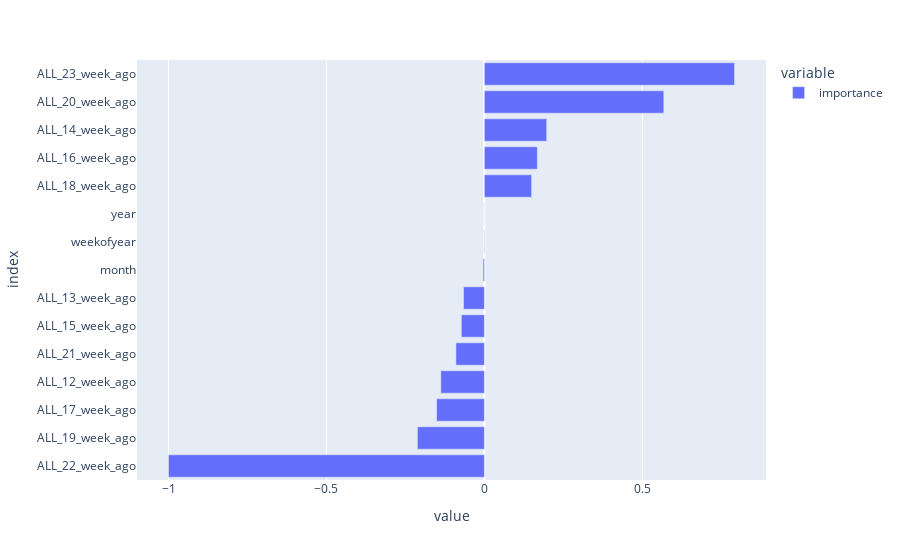

The cell this chart's notebook holds for it:
### Markdown cell above
## forecast

### Code cell
%%time

train_last_date = '2022-01-02'
X_train = X[X.index <= train_last_date]
y_train = y[y.index <= train_last_date]
print(X_train.shape, y_train.shape)

model = trainXGBoost(X_train, y_train)

fi = pd.DataFrame(model.coef_, index=X_train.columns, columns=['importance']).sort_values('importance')
px.bar(fi, orientation='h')

### Figure 1 — Plotly figure (JSON) as saved in the notebook; plotly's stock layout.template omitted (floating-point values rounded to 4 significant figures)
{"data": [{"alignmentgroup": "True", "hovertemplate": "variable=importance<br>value=%{x}<br>index=%{y}<extra></extra>", "legendgroup": "importance", "marker": {"color": "#636efa", "pattern": {"shape": ""}}, "name": "importance", "offsetgroup": "importance", "orientation": "h", "showlegend": true, "textposition": "auto", "type": "bar", "x": [-1.0, -0.212, -0.1512, -0.1379, -0.09003, -0.07286, -0.06596, -0.003981, -0.0009221, -5.186e-05, 0.1496, 0.1677, 0.1974, 0.5681, 0.7921], "xaxis": "x", "y": ["ALL_22_week_ago", "ALL_19_week_ago", "ALL_17_week_ago", "ALL_12_week_ago", "ALL_21_week_ago", "ALL_15_week_ago", "ALL_13_week_ago", "month", "weekofyear", "year", "ALL_18_week_ago", "ALL_16_week_ago", "ALL_14_week_ago", "ALL_20_week_ago", "ALL_23_week_ago"], "yaxis": "y"}], "layout": {"autosize": true, "barmode": "relative", "legend": {"title": {"text": "variable"}, "tracegroupgap": 0}, "margin": {"t": 60}, "xaxis": {"anchor": "y", "autorange": true, "domain": [0, 1], "range": [-1.1, 0.8916], "title": {"text": "value"}, "type": "linear"}, "yaxis": {"anchor": "x", "autorange": true, "domain": [0, 1], "range": [-0.5, 14.5], "title": {"text": "index"}, "type": "category"}}}
